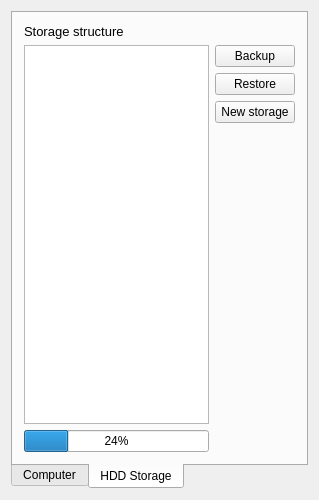
<?xml version="1.0" encoding="UTF-8"?>
<ui version="4.0">
 <class>main_window</class>
 <widget class="QMainWindow" name="main_window">
  <property name="enabled">
   <bool>true</bool>
  </property>
  <property name="geometry">
   <rect>
    <x>0</x>
    <y>0</y>
    <width>319</width>
    <height>500</height>
   </rect>
  </property>
  <property name="sizePolicy">
   <sizepolicy hsizetype="Preferred" vsizetype="Preferred">
    <horstretch>0</horstretch>
    <verstretch>0</verstretch>
   </sizepolicy>
  </property>
  <property name="minimumSize">
   <size>
    <width>300</width>
    <height>500</height>
   </size>
  </property>
  <property name="windowTitle">
   <string>Secure USB backup</string>
  </property>
  <widget class="QWidget" name="centralWidget">
   <layout class="QGridLayout" name="gridLayoutMainWindow">
    <item row="0" column="0">
     <widget class="QTabWidget" name="tabWidgetRoot">
      <property name="tabPosition">
       <enum>QTabWidget::South</enum>
      </property>
      <property name="tabShape">
       <enum>QTabWidget::Rounded</enum>
      </property>
      <property name="currentIndex">
       <number>1</number>
      </property>
      <property name="movable">
       <bool>false</bool>
      </property>
      <widget class="QWidget" name="tab_computer">
       <attribute name="title">
        <string>Computer</string>
       </attribute>
       <layout class="QGridLayout" name="gridLayoutComputer">
        <item row="0" column="0">
         <widget class="QLabel" name="computerLabel">
          <property name="font">
           <font>
            <pointsize>10</pointsize>
           </font>
          </property>
          <property name="text">
           <string>Computer structure</string>
          </property>
         </widget>
        </item>
        <item row="1" column="1">
         <widget class="QPushButton" name="fileTypesButton">
          <property name="text">
           <string>File types</string>
          </property>
         </widget>
        </item>
        <item row="2" column="1">
         <widget class="QPushButton" name="scanButton">
          <property name="text">
           <string>Scan</string>
          </property>
         </widget>
        </item>
        <item row="4" column="1">
         <spacer name="verticalSpacerComputer">
          <property name="orientation">
           <enum>Qt::Vertical</enum>
          </property>
          <property name="sizeHint" stdset="0">
           <size>
            <width>20</width>
            <height>242</height>
           </size>
          </property>
         </spacer>
        </item>
        <item row="6" column="0">
         <widget class="QLabel" name="filesFoundLabel">
          <property name="text">
           <string>Files found</string>
          </property>
         </widget>
        </item>
        <item row="1" column="0" rowspan="5">
         <widget class="QTreeView" name="treeViewComputer"/>
        </item>
       </layout>
      </widget>
      <widget class="QWidget" name="tab_storage">
       <attribute name="title">
        <string>HDD Storage</string>
       </attribute>
       <layout class="QGridLayout" name="gridLayoutStorage">
        <item row="4" column="1">
         <spacer name="verticalSpacerStorage">
          <property name="orientation">
           <enum>Qt::Vertical</enum>
          </property>
          <property name="sizeHint" stdset="0">
           <size>
            <width>20</width>
            <height>40</height>
           </size>
          </property>
         </spacer>
        </item>
        <item row="0" column="0">
         <widget class="QLabel" name="storageStructLabel">
          <property name="font">
           <font>
            <pointsize>10</pointsize>
           </font>
          </property>
          <property name="text">
           <string>Storage structure </string>
          </property>
         </widget>
        </item>
        <item row="2" column="1">
         <widget class="QPushButton" name="restoreButton">
          <property name="text">
           <string>Restore</string>
          </property>
         </widget>
        </item>
        <item row="1" column="1">
         <widget class="QPushButton" name="backupButtonStorage">
          <property name="text">
           <string>Backup</string>
          </property>
         </widget>
        </item>
        <item row="6" column="0">
         <widget class="QProgressBar" name="progressBarBackup">
          <property name="value">
           <number>24</number>
          </property>
         </widget>
        </item>
        <item row="1" column="0" rowspan="5">
         <widget class="QTreeView" name="treeViewStorage"/>
        </item>
        <item row="3" column="1">
         <widget class="QPushButton" name="newStorageButton">
          <property name="text">
           <string>New storage</string>
          </property>
         </widget>
        </item>
       </layout>
      </widget>
     </widget>
    </item>
   </layout>
  </widget>
 </widget>
 <layoutdefault spacing="6" margin="11"/>
 <resources/>
 <connections/>
</ui>
